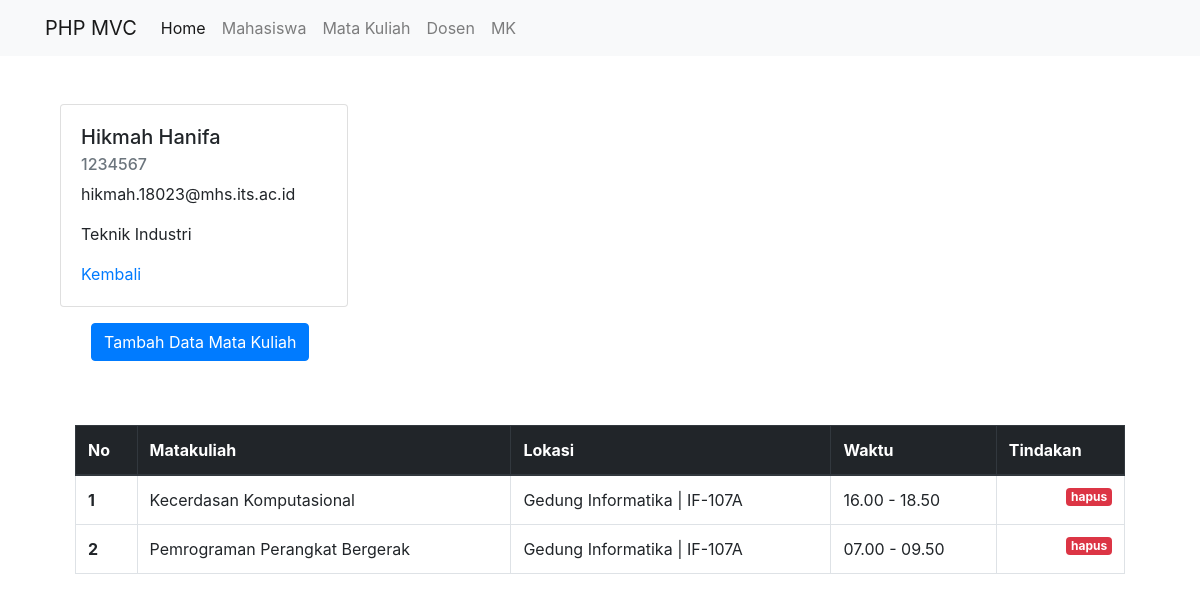
The app's page /public/mahasiswa/detail/5 with its own data.
### tables this page shows
CREATE TABLE `mahasiswa` (
  `id_mhs` int(11) NOT NULL,
  `nama_mhs` varchar(255) DEFAULT NULL,
  `nrp_mhs` varchar(255) DEFAULT NULL,
  `email_mhs` varchar(255) DEFAULT NULL,
  `jurusan_mhs` varchar(255) DEFAULT NULL
);

CREATE TABLE `list_mk` (
  `id_LMK` int(11) NOT NULL,
  `id_mhs` int(11) NOT NULL,
  `id_MK` int(11) NOT NULL
);

CREATE TABLE `mata_kuliah` (
  `ID_MK` int(11) NOT NULL,
  `ID_DOSEN` int(11) DEFAULT NULL,
  `Nama_MK` varchar(255) NOT NULL,
  `Lokasi_MK` varchar(100) NOT NULL,
  `Waktu_MK` varchar(20) NOT NULL
);

### app/core/Controller.php (called while the page is built, shortened)
<?php
class Controller {
    public function view($view, $data = [])
    {
        require_once '../app/views/' . $view . '.php';
    }
    public function model($model)
    {
        return new $model;
    }
}

### app/controllers/Mahasiswa.php (called while the page is built, shortened)
<?php
class Mahasiswa extends Controller {
    public function detail($id)
    {
        $data['judul'] = 'Detail Mahasiswa';
        $data['mhs'] = $this->model('Mahasiswa_model')->getMahasiswaById($id);
        $data['selection'] = $this->model('Mahasiswa_model')->getMatkulByMahasiswa($id);
        $data['mata_kuliah'] = $this->model('Matakuliah_model')->getAllMatakuliah();
        $data['lmk'] = $this->model('LMK_model')->getAllLMK();
        $this->view('templates/header', $data);
        $this->view('mahasiswa/detail', $data);
        $this->view('templates/footer');
    }
}

### app/core/App.php (called while the page is built, shortened)
<?php
class App
{
    protected $method = 'index';
    protected $params = [];
    public function __construct()
    {
        $url = $this->parseURL() ?? [''];
        if (file_exists('../app/controllers/' . $url[0] . '.php')) {
            unset($url[0]);
        }
        $this->controller = new $this->controller;
        if (isset($url[1])) {
            if (method_exists($this->controller, $url[1])) {
                $this->method = $url[1];
                unset($url[1]);
            }
        }
        if (!empty($url)) {
            $this->params = array_values($url);
        }
        call_user_func_array([$this->controller, $this->method], $this->params);
    }
    public function parseURL()
    {
        if (isset($_GET['url'])) {
            $url = rtrim($_GET['url'], '/');
            $url = filter_var($url, FILTER_SANITIZE_URL);
            $url = explode('/', $url);
            return $url;
        }
    }
}

### public/index.php (called while the page is built, shortened)
<?php
$app = new App;

### app/core/Database.php (called while the page is built, shortened)
<?php
class Database {
    private $host = DB_HOST;
    private $user = DB_USER;
    private $pass = DB_PASS;
    private $db_name = DB_NAME;
    private $dbh;
    private $stmt;
    public function __construct()
    {
        $dsn = 'mysql:host=' . $this->host . ';dbname=' . $this->db_name;
        $option = [
            PDO::ATTR_PERSISTENT => true,
            PDO::ATTR_ERRMODE => PDO::ERRMODE_EXCEPTION
        ];
        try {
            $this->dbh = new PDO($dsn, $this->user, $this->pass, $option);
        } catch(PDOException $e) {
            die($e->getMessage());
        }
    }
    public function query($query)
    {
        $this->stmt = $this->dbh->prepare($query);
    }
    public function bind($param, $value, $type = null)
    {
        if( is_null($type) ) {
            switch( true ) {
                default :
                    $type = PDO::PARAM_STR;
            }
        }
        $this->stmt->bindValue($param, $value, $type);
    }
    public function execute()
    {
        $this->stmt->execute();
    }
    public function resultSet()
    {
        $this->execute();
        return $this->stmt->fetchAll(PDO::FETCH_ASSOC);
    }
    public function single()
    {
        $this->execute();
        return $this->stmt->fetch(PDO::FETCH_ASSOC);
    }
}

### app/models/Mahasiswa_model.php (called while the page is built, shortened)
<?php
class Mahasiswa_model
{
    private $table = 'mahasiswa';
    private $table2 = 'mata_kuliah';
    private $table3 = 'list_mk';
    private $db;
    public function __construct()
    {
        $this->db = new Database;
    }
    public function getMatkulByMahasiswa($id){
        $this->db->query('SELECT * FROM ((' . $this->table . ' t1 JOIN ' .
            $this->table3 . ' t3 ON t1.id_mhs = t3.id_mhs ) JOIN ' . $this->table2 .
            ' t2 ON t2.ID_MK = t3.id_MK) WHERE t3.id_mhs=:id_mhs');
        $this->db->bind('id_mhs', $id);
        return $this->db->resultSet();
    }
    public function getMahasiswaById($id)
    {
        $this->db->query('SELECT * FROM ' . $this->table . ' WHERE id_mhs=:id_mhs');
        $this->db->bind('id_mhs', $id);
        return $this->db->single();
    }
}

### app/views/mahasiswa/detail.php (the view, shortened to what this page needs)
<div class="container mt-5">
  <div class="col">
    <div class="card" style="width: 18rem;">
      <div class="card-body">
        <h5 class="card-title"><?= $data['mhs']['nama_mhs']; ?></h5>
        <h6 class="card-subtitle mb-2 text-muted"><?= $data['mhs']['nrp_mhs']; ?></h6>
        <p class="card-text"><?= $data['mhs']['email_mhs']; ?></p>
        <p class="card-text"><?= $data['mhs']['jurusan_mhs']; ?></p>
        <a href="<?= BASEURL; ?>/mahasiswa" class="card-link">Kembali</a>
      </div>
    </div>
    <div class="row m-3">
      <div class="col-lg-6">
        <button type="button" class="btn btn-primary tombolTambahData" data-toggle="modal" data-target="#formModal">
          Tambah Data Mata Kuliah
        </button>
      </div>
    </div>
  </div>
  <div class="col">
    <div class="container table-responsive py-5">
      <table class="table table-bordered table-hover">
        <thead class="thead-dark">
          <tr>
            <th scope="col">No</th>
            <th scope="col">Matakuliah</th>
            <th scope="col">Lokasi</th>
            <th scope="col">Waktu</th>
            <th scope="col">Tindakan</th>
          </tr>
        </thead>
        <tbody>
          <?php
          $i = 1;
          foreach ($data['selection'] as $LMK) : ?>
          <tr>
            <th scope="row"><?= $i ?></th>
            <td><?=$LMK['Nama_MK']?></td>
            <td><?=$LMK['Lokasi_MK']?></td>
            <td><?=$LMK['Waktu_MK']?></td>
            <td>
              <a href="<?= BASEURL; ?>/lmk/hapus/<?= $LMK['id_mhs']; ?>" class="badge badge-danger float-right" onclick="return confirm('Setujui Penghapusan?');">hapus</a>
            </td>
          </tr>
          <?php $i += 1; endforeach; ?>
        </tbody>
      </table>
    </div>
  </div>
</div>

### app/views/templates/header.php (shortened to what this page needs)
<!DOCTYPE html>
<html lang="en">
<head>
  <link rel="stylesheet" href="<?= BASEURL; ?>/css/bootstrap.css">
  <link rel="stylesheet" href="<?= BASEURL; ?>/css/style.css">
</head>
<body>
  <nav class="navbar navbar-expand-lg navbar-light bg-light">
    <div class="container">
      <a class="navbar-brand" href="<?= BASEURL; ?>">PHP MVC</a>
      <div class="collapse navbar-collapse" id="navbarNavAltMarkup">
        <div class="navbar-nav">
          <a class="nav-item nav-link active" href="<?= BASEURL; ?>">Home <span class="sr-only">(current)</span></a>
          <a class="nav-item nav-link" href="<?= BASEURL; ?>/mahasiswa">Mahasiswa</a>
          <a class="nav-item nav-link" href="<?= BASEURL; ?>/matakuliah">Mata Kuliah</a>
          <a class="nav-item nav-link" href="<?= BASEURL; ?>/dosen">Dosen</a>
          <a class="nav-item nav-link" href="<?= BASEURL; ?>/lmk">MK</a>
        </div>
      </div>
    </div>
  </nav>

### app/views/templates/footer.php (shortened to what this page needs)
</body>
</html>

### public/css/style.css (style rules this page uses)
.badge { margin-left: 3px; }

### records on screen
mahasiswa: nama_mhs "Hikmah Hanifa", nrp_mhs "1234567", email_mhs "hikmah.18023@mhs.its.ac.id", jurusan_mhs "Teknik Industri"
list_mk: id_MK.Nama_MK "Kecerdasan Komputasional", id_MK.Lokasi_MK "Gedung Informatika | IF-107A", id_MK.Waktu_MK "16.00 - 18.50"
list_mk: id_MK.Nama_MK "Pemrograman Perangkat Bergerak", id_MK.Lokasi_MK "Gedung Informatika | IF-107A", id_MK.Waktu_MK "07.00 - 09.50"
